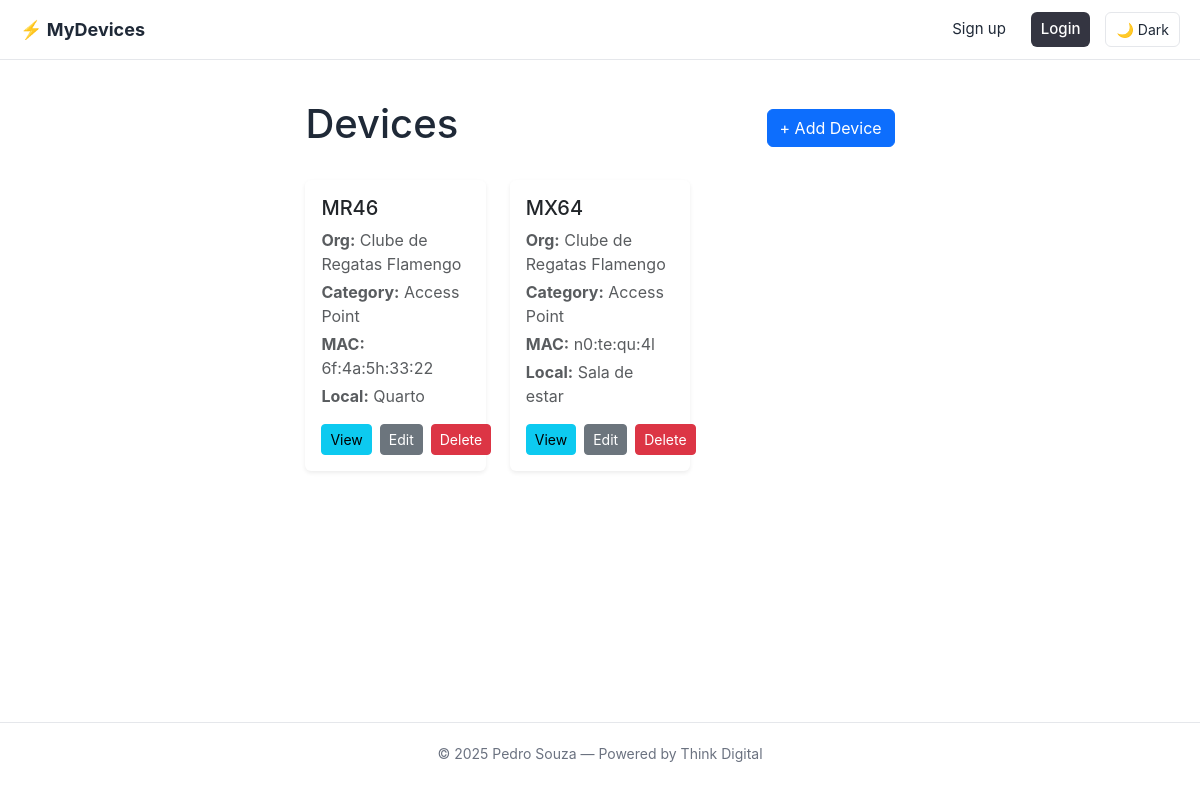
/devices/, run on an earlier commit of the app's database.
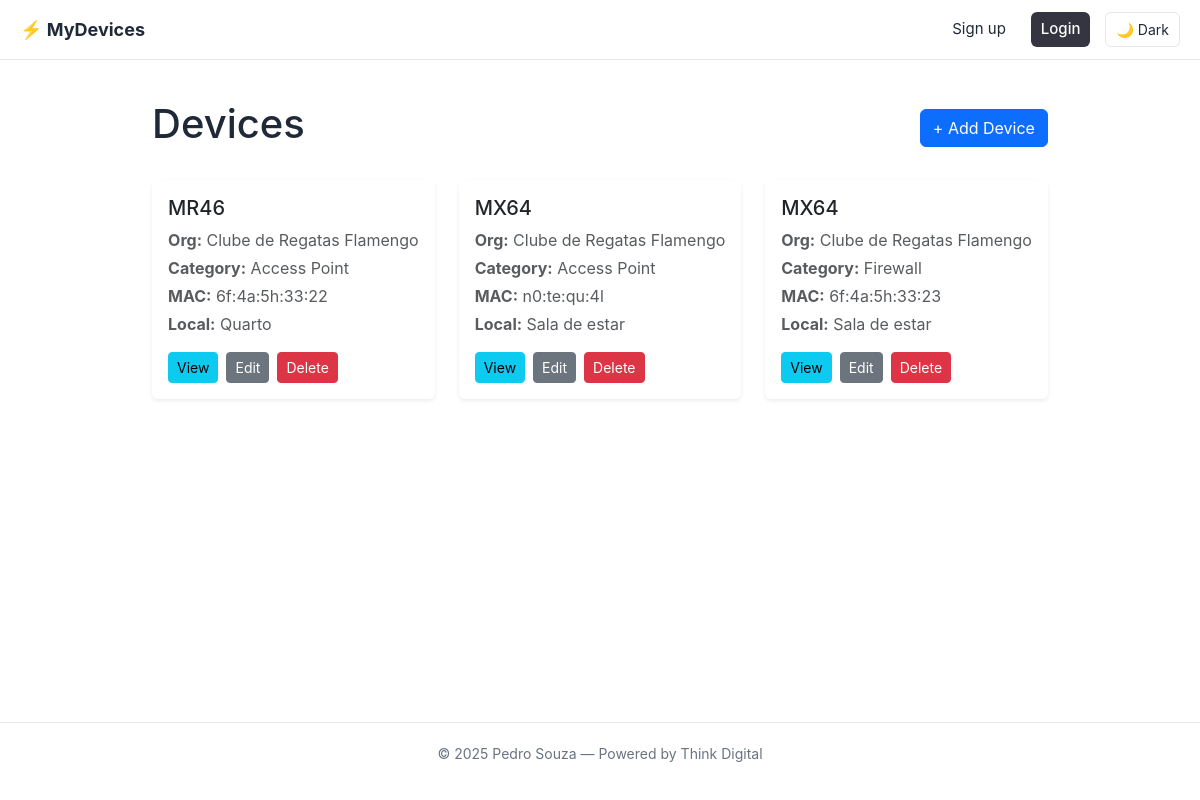
And on a later commit of the database.
### devices_monitor/models.py (models this page shows, shortened)
class Device(models.Model):
    id = models.AutoField(primary_key=True)
    product = models.ForeignKey(Product, on_delete=models.PROTECT, related_name='device_product')
    organization = models.ForeignKey(Organization, on_delete=models.PROTECT, related_name='device_org')
    category = models.ForeignKey(Category, on_delete=models.PROTECT, related_name='device_category')
    serial = models.CharField(max_length=100, null=True, unique=True)
    mac_address = models.CharField(max_length=100, null=True, unique=True)
    local = models.CharField(max_length=100, null=True)
    admin = models.CharField(max_length=100, null=True)
    activation_flag = models.BooleanField(null=True)
    license = models.CharField(null=True, unique=True, max_length=100)
    days_until_expiration = models.IntegerField(blank=True, null=True)

class Product(models.Model):
    id = models.AutoField(primary_key=True)
    name = models.CharField(max_length=100)
    category = models.ForeignKey(Category, on_delete=models.PROTECT, related_name='product_category')
    brand = models.ForeignKey(Brand, on_delete=models.PROTECT, related_name='product_brand')
    quantity = models.IntegerField(blank=True, null=True)

class Organization(models.Model):
    id = models.AutoField(primary_key=True)
    name = models.CharField(max_length=100)
    meraki_id = models.IntegerField(blank=True, null=True)
    address = models.CharField(max_length=200)
    cnpj = models.CharField(max_length=14, unique=True, default='Vazio')
    account_manager = models.CharField(max_length=100, null=True)
    activation_flag = models.BooleanField(null=True)
    zoox_flag = models.BooleanField(null=True)
    propz_flag = models.BooleanField(null=True)
    iatec_flag = models.BooleanField(null=True)
    status_report_flag = models.BooleanField(null=True)

class Category(models.Model):
    id = models.AutoField(primary_key=True)
    name = models.CharField(max_length=100)

### devices_monitor/views.py (the view)
# urls.py: path("devices/", DeviceListView.as_view(), name="device_list"),
class DeviceListView(ListView):
    model = Device
    template_name = "devices/device_list.html"
    context_object_name = "devices"

### devices_monitor/templates/devices/device_list.html
{% extends "base.html" %}
{% block content %}
<div class="d-flex justify-content-between align-items-center mb-4">
  <h1 class="page-title">Devices</h1>
  <a href="{% url 'device_form' %}" class="btn btn-primary">+ Add Device</a>
</div>
{% if devices %}
  <div class="row g-4">
    {% for device in devices %}
      <div class="col-md-4 col-sm-6">
        <div class="card shadow-sm h-100 border-0">
          <div class="card-body d-flex flex-column">
            <h5 class="card-title mb-2">{{ device.product.name }}</h5>
            <p class="text-muted mb-1"><strong>Org:</strong> {{ device.organization.name }}</p>
            <p class="text-muted mb-1"><strong>Category:</strong> {{ device.category.name }}</p>
            <p class="text-muted mb-1"><strong>MAC:</strong> {{ device.mac_address }}</p>
            <p class="text-muted mb-3"><strong>Local:</strong> {{ device.local|default:"N/A" }}</p>
            <div class="mt-auto d-flex gap-2">
              <a href="{% url 'device_detail' device.id %}" class="btn btn-sm btn-info">View</a>
              <a href="{% url 'device_update' device.id %}" class="btn btn-sm btn-secondary">Edit</a>
              <a href="{% url 'device_delete' device.id %}"
                 class="btn btn-sm btn-danger"
                 onclick="return confirm('Are you sure you want to delete this device?');">
                Delete
              </a>
            </div>
          </div>
        </div>
      </div>
    {% endfor %}
  </div>
{% else %}
  <div class="text-center text-muted mt-5">
    <p>No devices found.</p>
  </div>
{% endif %}
{% endblock %}

What changed in the data, as far as the page shows it:
added Device: product.name "MX64", organization.name "Clube de Regatas Flamengo", category.name "Firewall", mac_address "6f:4a:5h:33:23", local "Sala de estar"
